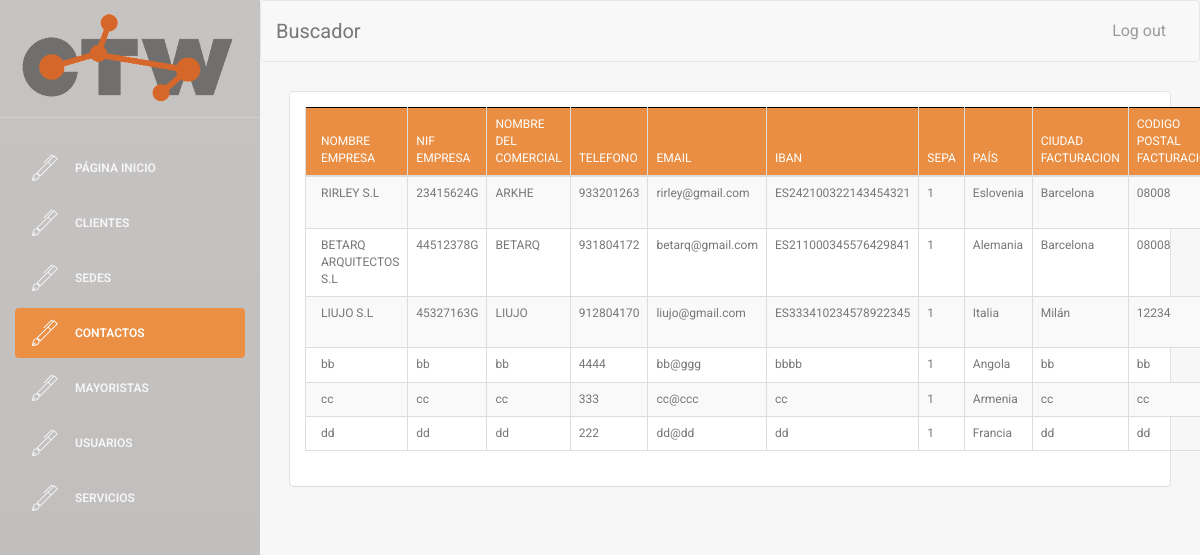
The app's page /buscador/buscador_contactos.php (signed in) with its own data.
### tables this page shows
CREATE TABLE `CLIENTE` (
  `NIF_EMPRESA` varchar(9) NOT NULL,
  `nombre_comercial` varchar(35) NOT NULL,
  `nombre_completo` varchar(60) NOT NULL,
  `telefono` int(9) NOT NULL,
  `email` varchar(30) NOT NULL,
  `ciudad_facturacion` varchar(25) NOT NULL,
  `codigo_postal_facturacion` varchar(10) NOT NULL,
  `calle_facturacion` varchar(30) NOT NULL,
  `numero_facturacion` varchar(8) NOT NULL,
  `ciudad_envio` varchar(25) NOT NULL,
  `codigo_postal_envio` varchar(10) NOT NULL,
  `calle_envio` varchar(30) NOT NULL,
  `numero_envio` varchar(8) NOT NULL,
  `IBAN` varchar(34) NOT NULL,
  `SEPA` tinyint(1) NOT NULL,
  `pais` varchar(30) NOT NULL,
  `prefijo` int(5) DEFAULT NULL
);

### web/buscador/buscador_contactos.php (the view, shortened to what this page needs)
    <!doctype html>
<?php
if($_SESSION["login_done"]==true){
?>
<html lang="en">
<head>
    <link rel="stylesheet" href="https://maxcdn.bootstrapcdn.com/bootstrap/3.3.6/css/bootstrap.min.css">
    <link rel="stylesheet" href="https://cdn.datatables.net/1.10.12/css/dataTables.bootstrap.min.css">
    <link href="../assets/css/bootstrap.min.css" rel="stylesheet" />
    <link href="../assets/css/animate.min.css" rel="stylesheet"/>
    <link href="../assets/css/light-bootstrap-dashboard.css" rel="stylesheet"/>
    <link href="../assets/css/demo.css" rel="stylesheet" />
    <link href="http://maxcdn.bootstrapcdn.com/font-awesome/4.2.0/css/font-awesome.min.css" rel="stylesheet">
    <link href="../assets/css/pe-icon-7-stroke.css" rel="stylesheet" />
    <link href="http://cdnjs.cloudflare.com/ajax/libs/x-editable/1.5.0/bootstrap3-editable/css/bootstrap-editable.css" rel="stylesheet"/>
    <link href="../assets/css/table_editor.css" rel="stylesheet"/>
    <link href="../assets/css/table.css" rel="stylesheet"/>
    <link href="../assets/css/table2.css" rel="stylesheet"/>
    <link href="../assets/css/table4.css" rel="stylesheet"/>
    <link href="../assets/css/insert.css" rel="stylesheet" />
    <link href="../assets/css/micss.css" rel="stylesheet" />
</head>
<body>
<div class="wrapper">
    <div class="sidebar">
        <div class="sidebar-wrapper">
            <div class="logo">
                <a href="../"><img src="../assets/img/ctw_logo.gif" alt="CTW Logo"></a>
            </div>
            <ul class="nav">
                <li>
                    <a href="../index.php">
                        <i class="pe-7s-pen"></i>
                        <p>PÁGINA INICIO</p>
                    </a>
                </li>
                <li>
                    <a href="buscador_clientes.php">
                        <i class="pe-7s-pen"></i>
                        <p>Clientes</p>
                    </a>
                </li>
                <li>
                    <a href="buscador_sedes.php">
                        <i class="pe-7s-pen"></i>
                        <p>Sedes</p>
                    </a>
                </li>
                <li class="active">
                    <a href="buscador_contactos.php">
                        <i class="pe-7s-pen"></i>
                        <p>Contactos</p>
                    </a>
                </li>
                <li>
                    <a href="buscador_mayoristas.php">
                        <i class="pe-7s-pen"></i>
                        <p>Mayoristas</p>
                    </a>
                </li>
                <li>
                    <a href="buscador_usuarios.php">
                        <i class="pe-7s-pen"></i>
                        <p>Usuarios</p>
                    </a>
                </li>
                <li>
                    <a href="buscador_servicios.php">
                        <i class="pe-7s-pen"></i>
                        <p>Servicios</p>
                    </a>
                </li>
            </ul>
        </div>
    </div>
    <div class="main-panel">
        <nav class="navbar navbar-default navbar-fixed">
            <div class="container-fluid">
                <div class="navbar-header">
                    <a class="navbar-brand">Buscador</a>
                </div>
                <div class="collapse navbar-collapse">
                    <ul class="nav navbar-nav navbar-right">
                        <li>
                            <a href="../../logout.php">Log out
                            </a>
                        </li>
                    </ul>
                </div>
            </div>
        </nav>
        <div class="content">
            <div class="container-fluid">
                <div class="row">
                    <div class="col-md-12">
                        <div class="card">
                                <table id="example" class="table table-striped table-bordered" cellspacing="0" width="100%">
                                    <thead>
                                        <tr>
                                            <th>Nombre empresa</th>
                                            <th>NIF empresa</th>
                                            <th>Nombre del comercial</th>
                                            <th>Telefono</th>
                                            <th>Email</th>
                                            <th>IBAN</th>
                                            <th>SEPA</th>
                                            <th>País</th>
                                            <th>Ciudad facturacion</th>
                                            <th>Codigo postal facturación</th>
                                        </tr>
                                    </thead>
                                    <tbody>
                                        <?php
                                            $conn = connect();
                                            $sql = "SELECT * FROM CLIENTE";
                                            $result = $conn->query($sql);
                                            if ($result->num_rows > 0) {
                                                 while($row = $result->fetch_assoc()) {
                                                    echo"<tr>
                                                            <td>".$row["nombre_completo"]."</td>
                                                            <td>".$row["NIF_EMPRESA"]."</td>
                                                            <td>".$row["nombre_comercial"]."</td>
                                                            <td>".$row["telefono"]."</td>
                                                            <td>".$row["email"]."</td>
                                                            <td>".$row["IBAN"]."</td>
                                                            <td>".$row["SEPA"]."</td>
                                                            <td>".$row["pais"]."</td>
                                                            <td>".$row["ciudad_facturacion"]."</td>
                                                            <td>".$row["codigo_postal_facturacion"]."</td>
                                                            <td>".$row["calle_facturacion"]."</td>
                                                            <td>".$row["numero_facturacion"]."</td>
                                                            <td>".$row["ciudad_envio"]."</td>
                                                            <td>".$row["codigo_postal_envio"]."</td>
                                                            <td>".$row["calle_envio"]."</td>
                                                            <td>".$row["numero_envio"]."</td>
                                                        </tr>";
                                                 }
                                            } else {
                                                 echo "0 results";
                                            }
                                        ?>
                                    </tbody>
                                </table>
                        </div>
                    </div>
                </div>
            </div>
        </div>
    </div>
</div>
</body>
</html>
<?php
}else{
    echo "false";
    header("location:../index.php");
}
?>

### web/assets/css/table_editor.css (style rules this page uses)
a, a:hover { color: #000; }

### web/assets/css/table.css (style rules this page uses)
table { border: none; }
table thead, table tfoot { background-color: #e98e42; border: 1px solid black; }
a, a:hover { color: #000; }

### web/assets/css/insert.css (style rules this page uses)
* { margin: 0; padding: 0; box-sizing: border-box; -webkit-box-sizing: border-box; -moz-box-sizing: border-box; -webkit-font-smoothing: antialiased; -moz-font-smoothing: antialiased; -o-font-smoothing: antialiased; font-smoothing: antialiased; text-rendering: optimizeLegibility; }
body { font-family: "Roboto", Helvetica, Arial, sans-serif; font-weight: 100; font-size: 12px; line-height: 30px; color: #777; }

### records on screen
cliente: nombre_completo "RIRLEY S.L", NIF_EMPRESA "23415624G", nombre_comercial "ARKHE", telefono "933201263", email "rirley@gmail.com", IBAN "ES242100322143454321", SEPA "1", pais "Eslovenia", ciudad_facturacion "Barcelona", codigo_postal_facturacion "08008"
cliente: nombre_completo "BETARQ ARQUITECTOS S.L", NIF_EMPRESA "44512378G", nombre_comercial "BETARQ", telefono "931804172", email "betarq@gmail.com", IBAN "ES211000345576429841", SEPA "1", pais "Alemania", ciudad_facturacion "Barcelona", codigo_postal_facturacion "08008"
cliente: nombre_completo "LIUJO S.L", NIF_EMPRESA "45327163G", nombre_comercial "LIUJO", telefono "912804170", email "liujo@gmail.com", IBAN "ES333410234578922345", SEPA "1", pais "Italia", ciudad_facturacion "Milán", codigo_postal_facturacion "12234"
cliente: nombre_completo "bb", NIF_EMPRESA "bb", nombre_comercial "bb", telefono "4444", email "bb@ggg", IBAN "bbbb", SEPA "1", pais "Angola", ciudad_facturacion "bb", codigo_postal_facturacion "bb"
cliente: nombre_completo "cc", NIF_EMPRESA "cc", nombre_comercial "cc", telefono "333", email "cc@ccc", IBAN "cc", SEPA "1", pais "Armenia", ciudad_facturacion "cc", codigo_postal_facturacion "cc"
cliente: nombre_completo "dd", NIF_EMPRESA "dd", nombre_comercial "dd", telefono "222", email "dd@dd", IBAN "dd", SEPA "1", pais "Francia", ciudad_facturacion "dd", codigo_postal_facturacion "dd"
